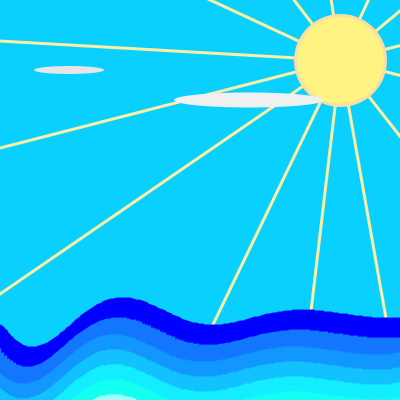
Frame 1 (no input)
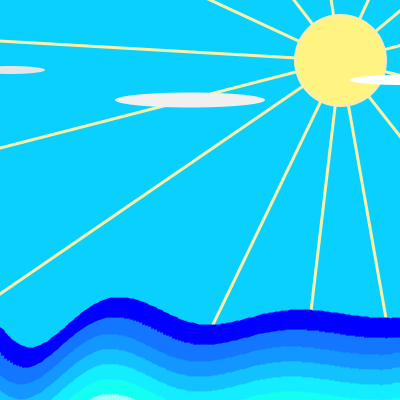
Frame 60 (the mouse pressed at the canvas centre just before this capture)
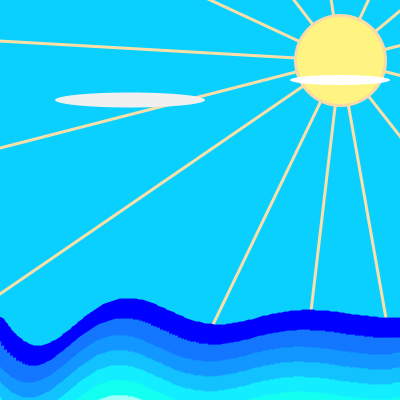
Frame 120 (the mouse held since frame 60 and released just before this capture)

The Processing sketch that drew these frames (run headless with seeded random() and noise(); from frame 60 on, the mouse is pressed at the canvas centre):

// Processing sketch: processing_125929
// ── processing_125929.pde

int q = 460;
int w = 250;
int g = 70;

void setup() {
  size(400, 400);
  background(255);
}

void draw () {
  background(10, 208, 255);


  float a = millis()/500.0;
  float inc = TWO_PI/60.0;
  float prev_x = -50, prev_y = 300, x, y;
  float amp = 40;
  
  //Erstellen der Sonnenstrahlen

  frameRate(10);
  stroke(250, (random(210, 255)), 167);
  strokeWeight(3);
  line(340, 60, 200, 350);
  line(340, 60, 300, 400);
  line(340, 60, 400, 400);
  line(340, 60, 450, 200);
  line(340, 60, 500, 100);
  line(340, 60, 500, 20);
  line(340, 60, 400, 10);
  line(340, 60, 370, -5);
  line(340, 60, 330, -5);
  line(340, 60, 290, -5);
  line(340, 60, 200, -5);
  line(340, 60, -10, 40);
  line(340, 60, -10, 150);
  line(340, 60, -10, 300);
  
  //Erstellen der Sonne 
  
  frameRate(20);
  stroke(250, (random(210, 255)), 167); 
  fill(255, 243, 129);
  ellipse(340, 60, 90, 90);
  
  noStroke(); 
  
  //Erstellen der Wolken
  
    if ((q==460) || (q>-60)) { q=q-1; }
    if ((q==-60)) { q=q+520; }
    
    if ((w==460) || (w>-60)) { w=w-1; }
    if ((w==-60)) { w=w+520; }
    
    if ((g==70) || (g>-60)) { g=g-1; }
    if ((g==-60)) { g=g+520; }
  
  
  fill(255);   
  ellipse(q, 80, 100, 10);
  fill(240);
  ellipse(w, 100, 150, 15);
  fill(230);
  ellipse(g, 70, 70, 8);
 
 //Erstellen der Wellen
 
 for (int i=0; i<400; i=i+3) {
  stroke(0, 0, 255);
  strokeWeight(10);
    x = i;
    y = 320 + sin(a) * amp;
    line(prev_x, prev_y, x, y);
  stroke(18, 118, 255);
  strokeWeight(20);
    x = i;
    y = 345 + sin(a) * amp;
    line(prev_x, y, x, y); 
  stroke(18, 150, 255);
  strokeWeight(20);
    x = i;
    y = 360 + sin(a) * amp;
    line(prev_x, y, x, y);
  stroke(18, 194, 255);
  strokeWeight(20);
    x = i;
    y = 375 + sin(a) * amp;
    line(prev_x, y, x, y);
  stroke(18, 237, 255);
  strokeWeight(20);
    x = i;
    y = 390 + sin(a) * amp;
    line(prev_x, y, x, y);
  stroke(18, 255, 241);
  strokeWeight(20);
    x = i;
    y = 405 + sin(a) * amp;
    line(prev_x, y, x, y);
  stroke(160, 255, 249);
  strokeWeight(20);
    x = i;
    y = 420 + sin(a) * amp;
    line(prev_x, y, x, y);
  stroke(192, 250, 246);
  strokeWeight(20);
    x = i;
    y = 430 + sin(a) * amp;
    line(prev_x, y, x, y);
    
    prev_x = x;
    prev_y = y;
    a = a + inc;
    amp = amp / 1.02;
  }

  
}
